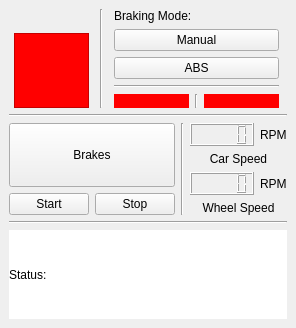
<?xml version="1.0" encoding="UTF-8"?>
<ui version="4.0">
 <class>ABS</class>
 <widget class="QMainWindow" name="ABS">
  <property name="geometry">
   <rect>
    <x>0</x>
    <y>0</y>
    <width>292</width>
    <height>328</height>
   </rect>
  </property>
  <property name="windowTitle">
   <string>ABS</string>
  </property>
  <property name="toolButtonStyle">
   <enum>Qt::ToolButtonIconOnly</enum>
  </property>
  <widget class="QWidget" name="centralwidget">
   <layout class="QHBoxLayout" name="horizontalLayout">
    <item>
     <layout class="QVBoxLayout" name="verticalLayout_4">
      <item>
       <layout class="QHBoxLayout" name="horizontalLayout_7">
        <item>
         <layout class="QVBoxLayout" name="verticalLayout_2">
          <item>
           <widget class="QLabel" name="BLUETOOTH_ICON">
            <property name="enabled">
             <bool>true</bool>
            </property>
            <property name="sizePolicy">
             <sizepolicy hsizetype="Fixed" vsizetype="Fixed">
              <horstretch>0</horstretch>
              <verstretch>0</verstretch>
             </sizepolicy>
            </property>
            <property name="maximumSize">
             <size>
              <width>75</width>
              <height>75</height>
             </size>
            </property>
            <property name="text">
             <string/>
            </property>
            <property name="pixmap">
             <pixmap>bluetooth.png</pixmap>
            </property>
            <property name="scaledContents">
             <bool>true</bool>
            </property>
           </widget>
          </item>
          <item>
           <widget class="QGraphicsView" name="BLUETOOTH_STATUS">
            <property name="sizePolicy">
             <sizepolicy hsizetype="MinimumExpanding" vsizetype="Fixed">
              <horstretch>0</horstretch>
              <verstretch>0</verstretch>
             </sizepolicy>
            </property>
            <property name="maximumSize">
             <size>
              <width>75</width>
              <height>75</height>
             </size>
            </property>
            <property name="styleSheet">
             <string notr="true">background-color: rgb(255, 0, 0);</string>
            </property>
           </widget>
          </item>
         </layout>
        </item>
        <item>
         <widget class="Line" name="line_2">
          <property name="orientation">
           <enum>Qt::Vertical</enum>
          </property>
         </widget>
        </item>
        <item>
         <layout class="QVBoxLayout" name="verticalLayout_5">
          <item>
           <widget class="QLabel" name="label_5">
            <property name="text">
             <string>Braking Mode:</string>
            </property>
           </widget>
          </item>
          <item>
           <widget class="QPushButton" name="MANUAL_B">
            <property name="text">
             <string>Manual</string>
            </property>
           </widget>
          </item>
          <item>
           <widget class="QPushButton" name="ABS_B">
            <property name="text">
             <string>ABS</string>
            </property>
           </widget>
          </item>
          <item>
           <widget class="Line" name="line_3">
            <property name="orientation">
             <enum>Qt::Horizontal</enum>
            </property>
           </widget>
          </item>
          <item>
           <layout class="QHBoxLayout" name="horizontalLayout_8">
            <item>
             <widget class="QLabel" name="MANUAL_ICON">
              <property name="sizePolicy">
               <sizepolicy hsizetype="Fixed" vsizetype="Fixed">
                <horstretch>0</horstretch>
                <verstretch>0</verstretch>
               </sizepolicy>
              </property>
              <property name="maximumSize">
               <size>
                <width>75</width>
                <height>75</height>
               </size>
              </property>
              <property name="autoFillBackground">
               <bool>false</bool>
              </property>
              <property name="styleSheet">
               <string notr="true">background-color: rgb(255, 0, 0);</string>
              </property>
              <property name="text">
               <string/>
              </property>
              <property name="pixmap">
               <pixmap>Manual mode.png</pixmap>
              </property>
              <property name="scaledContents">
               <bool>true</bool>
              </property>
             </widget>
            </item>
            <item>
             <widget class="Line" name="line">
              <property name="orientation">
               <enum>Qt::Vertical</enum>
              </property>
             </widget>
            </item>
            <item>
             <widget class="QLabel" name="ABS_ICON">
              <property name="sizePolicy">
               <sizepolicy hsizetype="Preferred" vsizetype="Preferred">
                <horstretch>0</horstretch>
                <verstretch>0</verstretch>
               </sizepolicy>
              </property>
              <property name="maximumSize">
               <size>
                <width>75</width>
                <height>75</height>
               </size>
              </property>
              <property name="styleSheet">
               <string notr="true">background-color: rgb(255, 0, 0);</string>
              </property>
              <property name="text">
               <string/>
              </property>
              <property name="pixmap">
               <pixmap>Antilock_Braking_System.svg.png</pixmap>
              </property>
              <property name="scaledContents">
               <bool>true</bool>
              </property>
             </widget>
            </item>
           </layout>
          </item>
         </layout>
        </item>
       </layout>
      </item>
      <item>
       <widget class="Line" name="line_4">
        <property name="orientation">
         <enum>Qt::Horizontal</enum>
        </property>
       </widget>
      </item>
      <item>
       <layout class="QHBoxLayout" name="horizontalLayout_6">
        <item>
         <layout class="QVBoxLayout" name="verticalLayout_3">
          <item>
           <widget class="QPushButton" name="BRAKES_B">
            <property name="sizePolicy">
             <sizepolicy hsizetype="Fixed" vsizetype="Fixed">
              <horstretch>0</horstretch>
              <verstretch>0</verstretch>
             </sizepolicy>
            </property>
            <property name="maximumSize">
             <size>
              <width>500</width>
              <height>100</height>
             </size>
            </property>
            <property name="text">
             <string>Brakes</string>
            </property>
            <property name="iconSize">
             <size>
              <width>16</width>
              <height>16</height>
             </size>
            </property>
           </widget>
          </item>
          <item>
           <layout class="QHBoxLayout" name="horizontalLayout_3">
            <item>
             <widget class="QPushButton" name="START_B">
              <property name="text">
               <string>Start</string>
              </property>
             </widget>
            </item>
            <item>
             <widget class="QPushButton" name="STOP_B">
              <property name="text">
               <string>Stop</string>
              </property>
             </widget>
            </item>
           </layout>
          </item>
         </layout>
        </item>
        <item>
         <widget class="Line" name="line_5">
          <property name="orientation">
           <enum>Qt::Vertical</enum>
          </property>
         </widget>
        </item>
        <item>
         <layout class="QVBoxLayout" name="verticalLayout">
          <item>
           <layout class="QHBoxLayout" name="horizontalLayout_2">
            <item>
             <widget class="QLCDNumber" name="VEHICLE_LCD"/>
            </item>
            <item>
             <widget class="QLabel" name="label_3">
              <property name="text">
               <string>RPM</string>
              </property>
             </widget>
            </item>
           </layout>
          </item>
          <item>
           <widget class="QLabel" name="label">
            <property name="text">
             <string>Car Speed</string>
            </property>
            <property name="alignment">
             <set>Qt::AlignCenter</set>
            </property>
           </widget>
          </item>
          <item>
           <layout class="QHBoxLayout" name="horizontalLayout_4">
            <item>
             <widget class="QLCDNumber" name="WHEEL_LCD"/>
            </item>
            <item>
             <widget class="QLabel" name="label_4">
              <property name="text">
               <string>RPM</string>
              </property>
             </widget>
            </item>
           </layout>
          </item>
          <item>
           <widget class="QLabel" name="label_2">
            <property name="text">
             <string>Wheel Speed</string>
            </property>
            <property name="alignment">
             <set>Qt::AlignCenter</set>
            </property>
           </widget>
          </item>
         </layout>
        </item>
       </layout>
      </item>
      <item>
       <widget class="Line" name="line_6">
        <property name="orientation">
         <enum>Qt::Horizontal</enum>
        </property>
       </widget>
      </item>
      <item>
       <widget class="QLabel" name="STATUS_BAR">
        <property name="styleSheet">
         <string notr="true">background-color: rgb(255, 255, 255);</string>
        </property>
        <property name="text">
         <string>Status:</string>
        </property>
       </widget>
      </item>
     </layout>
    </item>
   </layout>
  </widget>
 </widget>
 <resources/>
 <connections/>
</ui>
